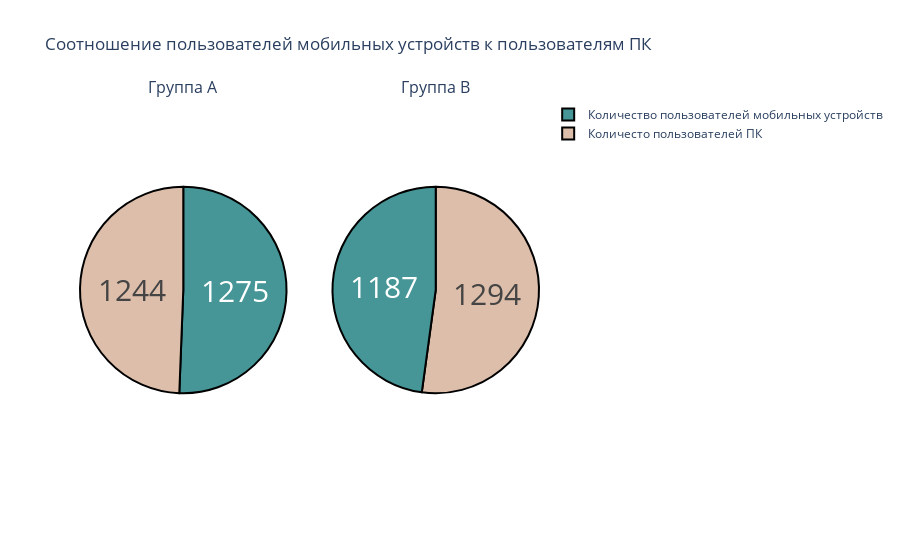

The code cell stored with this chart in its notebook:
### Markdown cell above
Видно, что в групп B процент выполнения конверсии заметно выше.\
Далее проверю, что могло повлиять на процент выполнения конверсии помимо принадлежности к конкретной группе.

### Code cell
label = ['Количество пользователей мобильных устройств', 
         'Количесто пользователей ПК']
counts_A = [sum((ab_data['Device'] == 'Mobile')  & (ab_data['Group'] == 'A')), 
          sum((ab_data['Device'] == 'Desktop')  & (ab_data['Group'] == 'A'))]
counts_B = [sum((ab_data['Device'] == 'Mobile')  & (ab_data['Group'] == 'B')), 
          sum((ab_data['Device'] == 'Desktop')  & (ab_data['Group'] == 'B'))]
fig = make_subplots(rows=1, cols=2, specs=[[{'type': 'pie'}, {'type': 'pie'}]],  subplot_titles=('Группа A','Группа B'))
fig.add_trace(go.Pie(labels=label, values=counts_A), 1, 1)
fig.add_trace(go.Pie(labels=label, values=counts_B), 1, 2)
colors = ['#469597','#DDBEAA']
fig.update_layout(title_text='Соотношение пользователей мобильных устройств к пользователям ПК')
fig.update_traces(hoverinfo='label+percent', textinfo='value', 
                  textfont_size=30,
                  marker=dict(colors=colors, 
                              line=dict(color='black', width=2)))
fig.show()

### Figure 1 — Plotly figure (JSON) as saved in the notebook; plotly's stock layout.template omitted (floating-point values rounded to 4 significant figures)
{"data": [{"domain": {"x": [0, 0.45], "y": [0, 1]}, "hoverinfo": "label+percent", "labels": ["Количество пользователей мобильных устройств", "Количесто пользователей ПК"], "marker": {"colors": ["#469597", "#DDBEAA"], "line": {"color": "black", "width": 2}}, "textfont": {"size": 30}, "textinfo": "value", "type": "pie", "values": [1275, 1244]}, {"domain": {"x": [0.55, 1], "y": [0, 1]}, "hoverinfo": "label+percent", "labels": ["Количество пользователей мобильных устройств", "Количесто пользователей ПК"], "marker": {"colors": ["#469597", "#DDBEAA"], "line": {"color": "black", "width": 2}}, "textfont": {"size": 30}, "textinfo": "value", "type": "pie", "values": [1187, 1294]}], "layout": {"annotations": [{"font": {"size": 16}, "showarrow": false, "text": "Группа A", "x": 0.225, "xanchor": "center", "xref": "paper", "y": 1, "yanchor": "bottom", "yref": "paper"}, {"font": {"size": 16}, "showarrow": false, "text": "Группа B", "x": 0.775, "xanchor": "center", "xref": "paper", "y": 1, "yanchor": "bottom", "yref": "paper"}], "autosize": true, "title": {"text": "Соотношение пользователей мобильных устройств к пользователям ПК"}}}
